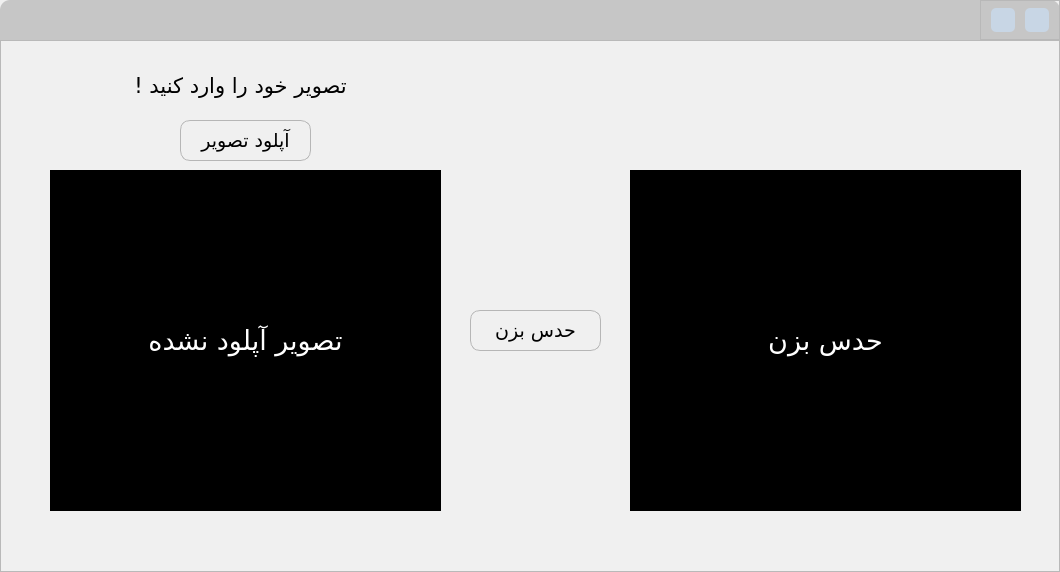
<?xml version="1.0" encoding="UTF-8"?>
<ui version="4.0">
 <class>MainWindow</class>
 <widget class="QMainWindow" name="MainWindow">
  <property name="geometry">
   <rect>
    <x>0</x>
    <y>0</y>
    <width>1060</width>
    <height>572</height>
   </rect>
  </property>
  <property name="windowTitle">
   <string>حدس بزن</string>
  </property>
  <property name="styleSheet">
   <string notr="true">background-color: rgb(240, 240, 240);</string>
  </property>
  <widget class="QWidget" name="centralwidget">
   <layout class="QVBoxLayout" name="verticalLayout">
    <property name="spacing">
     <number>0</number>
    </property>
    <property name="leftMargin">
     <number>0</number>
    </property>
    <property name="topMargin">
     <number>0</number>
    </property>
    <property name="rightMargin">
     <number>0</number>
    </property>
    <property name="bottomMargin">
     <number>0</number>
    </property>
    <item>
     <widget class="QFrame" name="titleBar">
      <property name="minimumSize">
       <size>
        <width>0</width>
        <height>0</height>
       </size>
      </property>
      <property name="maximumSize">
       <size>
        <width>16777215</width>
        <height>40</height>
       </size>
      </property>
      <property name="styleSheet">
       <string notr="true">QFrame#titleBar{
	background-color:rgb(198, 198, 198);	
	border-top-left-radius :10px;
	border-top-right-radius : 10px;
}</string>
      </property>
      <property name="frameShape">
       <enum>QFrame::StyledPanel</enum>
      </property>
      <property name="frameShadow">
       <enum>QFrame::Raised</enum>
      </property>
      <layout class="QHBoxLayout" name="horizontalLayout">
       <property name="spacing">
        <number>0</number>
       </property>
       <property name="leftMargin">
        <number>0</number>
       </property>
       <property name="topMargin">
        <number>0</number>
       </property>
       <property name="rightMargin">
        <number>0</number>
       </property>
       <property name="bottomMargin">
        <number>0</number>
       </property>
       <item>
        <spacer name="horizontalSpacer">
         <property name="orientation">
          <enum>Qt::Horizontal</enum>
         </property>
         <property name="sizeHint" stdset="0">
          <size>
           <width>1017</width>
           <height>20</height>
          </size>
         </property>
        </spacer>
       </item>
       <item>
        <widget class="QFrame" name="frame_3">
         <property name="minimumSize">
          <size>
           <width>80</width>
           <height>0</height>
          </size>
         </property>
         <property name="styleSheet">
          <string notr="true">background-color: none;</string>
         </property>
         <property name="frameShape">
          <enum>QFrame::StyledPanel</enum>
         </property>
         <property name="frameShadow">
          <enum>QFrame::Raised</enum>
         </property>
         <layout class="QHBoxLayout" name="horizontalLayout_2">
          <property name="spacing">
           <number>0</number>
          </property>
          <property name="leftMargin">
           <number>0</number>
          </property>
          <property name="topMargin">
           <number>0</number>
          </property>
          <property name="rightMargin">
           <number>0</number>
          </property>
          <property name="bottomMargin">
           <number>0</number>
          </property>
          <item>
           <widget class="QPushButton" name="btnMinus">
            <property name="minimumSize">
             <size>
              <width>24</width>
              <height>24</height>
             </size>
            </property>
            <property name="maximumSize">
             <size>
              <width>24</width>
              <height>24</height>
             </size>
            </property>
            <property name="cursor">
             <cursorShape>PointingHandCursor</cursorShape>
            </property>
            <property name="styleSheet">
             <string notr="true">QPushButton{
	background-color:rgb(200, 214, 229);
	border:none;
	border-radius: 5px;
}
QPushButton:hover{
	background-color:rgb(223, 239, 255);
}</string>
            </property>
            <property name="text">
             <string/>
            </property>
            <property name="icon">
             <iconset resource="../image-classification/icons/icons.qrc">
              <normaloff>:/icons/minus.png</normaloff>:/icons/minus.png</iconset>
            </property>
           </widget>
          </item>
          <item>
           <widget class="QPushButton" name="btnClose">
            <property name="minimumSize">
             <size>
              <width>24</width>
              <height>24</height>
             </size>
            </property>
            <property name="maximumSize">
             <size>
              <width>24</width>
              <height>24</height>
             </size>
            </property>
            <property name="cursor">
             <cursorShape>PointingHandCursor</cursorShape>
            </property>
            <property name="styleSheet">
             <string notr="true">QPushButton{
	background-color:rgb(200, 214, 229);
	border:none;
	border-radius: 5px;
}
QPushButton:hover{
	background-color:rgb(223, 239, 255);
}</string>
            </property>
            <property name="text">
             <string/>
            </property>
            <property name="icon">
             <iconset resource="../image-classification/icons/icons.qrc">
              <normaloff>:/icons/x.png</normaloff>:/icons/x.png</iconset>
            </property>
           </widget>
          </item>
         </layout>
        </widget>
       </item>
      </layout>
     </widget>
    </item>
    <item>
     <widget class="QFrame" name="frame">
      <property name="styleSheet">
       <string notr="true">Qframe#frame{
	border-bottom-left-radius :10px;
	border-bottom-right-radius : 10px;
}</string>
      </property>
      <property name="frameShape">
       <enum>QFrame::StyledPanel</enum>
      </property>
      <property name="frameShadow">
       <enum>QFrame::Raised</enum>
      </property>
      <widget class="QPushButton" name="btnUpload">
       <property name="geometry">
        <rect>
         <x>180</x>
         <y>80</y>
         <width>131</width>
         <height>41</height>
        </rect>
       </property>
       <property name="font">
        <font>
         <family>IRANSans Medium</family>
         <pointsize>14</pointsize>
        </font>
       </property>
       <property name="cursor">
        <cursorShape>PointingHandCursor</cursorShape>
       </property>
       <property name="styleSheet">
        <string notr="true">QPushButton{
	border:none;
	border: 1px solid rgb(182, 182, 182);
	border-radius: 10px;
}
QPushButton:hover{
	background-color:rgb(198, 198, 198);
}</string>
       </property>
       <property name="text">
        <string>آپلود تصویر</string>
       </property>
      </widget>
      <widget class="QLabel" name="label">
       <property name="geometry">
        <rect>
         <x>120</x>
         <y>20</y>
         <width>241</width>
         <height>51</height>
        </rect>
       </property>
       <property name="font">
        <font>
         <family>IRANSans Medium</family>
         <pointsize>16</pointsize>
        </font>
       </property>
       <property name="text">
        <string>تصویر خود را وارد کنید !</string>
       </property>
       <property name="alignment">
        <set>Qt::AlignCenter</set>
       </property>
      </widget>
      <widget class="QLabel" name="lblImage">
       <property name="geometry">
        <rect>
         <x>50</x>
         <y>130</y>
         <width>391</width>
         <height>341</height>
        </rect>
       </property>
       <property name="font">
        <font>
         <family>IRANSans Medium</family>
         <pointsize>20</pointsize>
        </font>
       </property>
       <property name="styleSheet">
        <string notr="true">background:black;
color:white;</string>
       </property>
       <property name="text">
        <string>تصویر آپلود نشده</string>
       </property>
       <property name="alignment">
        <set>Qt::AlignCenter</set>
       </property>
      </widget>
      <widget class="QPushButton" name="btnPredict">
       <property name="geometry">
        <rect>
         <x>470</x>
         <y>270</y>
         <width>131</width>
         <height>41</height>
        </rect>
       </property>
       <property name="font">
        <font>
         <family>IRANSans Medium</family>
         <pointsize>14</pointsize>
        </font>
       </property>
       <property name="cursor">
        <cursorShape>PointingHandCursor</cursorShape>
       </property>
       <property name="styleSheet">
        <string notr="true">QPushButton{
	border:none;
	border: 1px solid rgb(182, 182, 182);
	border-radius: 10px;
}
QPushButton:hover{
	background-color:rgb(198, 198, 198);
}</string>
       </property>
       <property name="text">
        <string>حدس بزن</string>
       </property>
      </widget>
      <widget class="QLabel" name="lblIresult">
       <property name="geometry">
        <rect>
         <x>630</x>
         <y>130</y>
         <width>391</width>
         <height>341</height>
        </rect>
       </property>
       <property name="font">
        <font>
         <family>IRANSans Medium</family>
         <pointsize>20</pointsize>
        </font>
       </property>
       <property name="styleSheet">
        <string notr="true">background:black;
color:white;</string>
       </property>
       <property name="text">
        <string>حدس بزن</string>
       </property>
       <property name="alignment">
        <set>Qt::AlignCenter</set>
       </property>
      </widget>
     </widget>
    </item>
   </layout>
  </widget>
 </widget>
 <resources>
  <include location="../image-classification/icons/icons.qrc"/>
 </resources>
 <connections/>
</ui>
